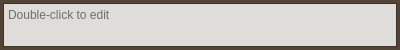
<?xml version="1.0" encoding="UTF-8"?>
<ui version="4.0">
 <class>TaskDisplay</class>
 <widget class="QWidget" name="TaskDisplay">
  <property name="geometry">
   <rect>
    <x>0</x>
    <y>0</y>
    <width>400</width>
    <height>50</height>
   </rect>
  </property>
  <property name="sizePolicy">
   <sizepolicy hsizetype="Expanding" vsizetype="Minimum">
    <horstretch>0</horstretch>
    <verstretch>0</verstretch>
   </sizepolicy>
  </property>
  <property name="minimumSize">
   <size>
    <width>0</width>
    <height>50</height>
   </size>
  </property>
  <property name="palette">
   <palette>
    <active>
     <colorrole role="Base">
      <brush brushstyle="SolidPattern">
       <color alpha="255">
        <red>255</red>
        <green>255</green>
        <blue>255</blue>
       </color>
      </brush>
     </colorrole>
     <colorrole role="Window">
      <brush brushstyle="SolidPattern">
       <color alpha="208">
        <red>76</red>
        <green>61</green>
        <blue>46</blue>
       </color>
      </brush>
     </colorrole>
    </active>
    <inactive>
     <colorrole role="Base">
      <brush brushstyle="SolidPattern">
       <color alpha="255">
        <red>255</red>
        <green>255</green>
        <blue>255</blue>
       </color>
      </brush>
     </colorrole>
     <colorrole role="Window">
      <brush brushstyle="SolidPattern">
       <color alpha="208">
        <red>76</red>
        <green>61</green>
        <blue>46</blue>
       </color>
      </brush>
     </colorrole>
    </inactive>
    <disabled>
     <colorrole role="Base">
      <brush brushstyle="SolidPattern">
       <color alpha="208">
        <red>76</red>
        <green>61</green>
        <blue>46</blue>
       </color>
      </brush>
     </colorrole>
     <colorrole role="Window">
      <brush brushstyle="SolidPattern">
       <color alpha="208">
        <red>76</red>
        <green>61</green>
        <blue>46</blue>
       </color>
      </brush>
     </colorrole>
    </disabled>
   </palette>
  </property>
  <property name="windowTitle">
   <string>Form</string>
  </property>
  <property name="autoFillBackground">
   <bool>true</bool>
  </property>
  <layout class="QVBoxLayout" name="verticalLayout">
   <property name="spacing">
    <number>3</number>
   </property>
   <property name="sizeConstraint">
    <enum>QLayout::SetDefaultConstraint</enum>
   </property>
   <property name="leftMargin">
    <number>3</number>
   </property>
   <property name="topMargin">
    <number>3</number>
   </property>
   <property name="rightMargin">
    <number>3</number>
   </property>
   <property name="bottomMargin">
    <number>3</number>
   </property>
   <item>
    <widget class="QTextEdit" name="textEdit">
     <property name="enabled">
      <bool>false</bool>
     </property>
     <property name="palette">
      <palette>
       <active>
        <colorrole role="Base">
         <brush brushstyle="SolidPattern">
          <color alpha="255">
           <red>255</red>
           <green>255</green>
           <blue>255</blue>
          </color>
         </brush>
        </colorrole>
       </active>
       <inactive>
        <colorrole role="Base">
         <brush brushstyle="SolidPattern">
          <color alpha="255">
           <red>255</red>
           <green>255</green>
           <blue>255</blue>
          </color>
         </brush>
        </colorrole>
       </inactive>
       <disabled>
        <colorrole role="Base">
         <brush brushstyle="SolidPattern">
          <color alpha="208">
           <red>255</red>
           <green>255</green>
           <blue>255</blue>
          </color>
         </brush>
        </colorrole>
       </disabled>
      </palette>
     </property>
     <property name="placeholderText">
      <string>Double-click to edit</string>
     </property>
    </widget>
   </item>
  </layout>
 </widget>
 <resources/>
 <connections/>
</ui>
